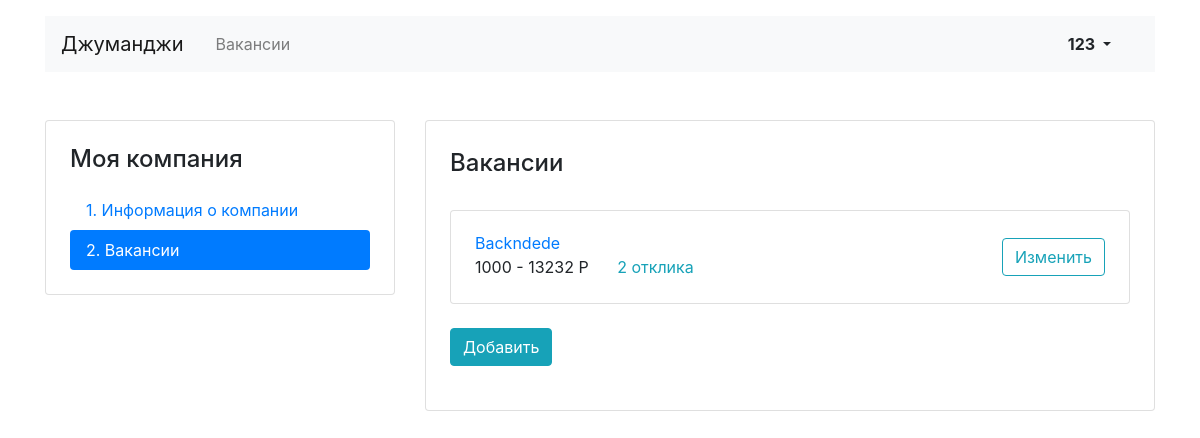
Page /mycompany/vacancies (signed in) on the committed database.
### job_app/models.py (models this page shows, shortened)
class Vacancy(models.Model):
    title = models.CharField(max_length=64)
    specialty = models.ForeignKey(Specialty, on_delete=models.CASCADE, related_name='vacancies')
    company = models.ForeignKey(Company, on_delete=models.CASCADE, related_name='vacancies')
    skills = models.CharField(max_length=300)
    text = models.TextField()
    salary_min = models.IntegerField()
    salary_max = models.IntegerField()
    published_at = models.DateField(auto_now_add=True)

### job_app/views.py (the view)
# urls.py: path('mycompany/vacancies', CompanyVacancies.as_view(), name='company_vacancies'),
class CompanyVacancies(ListView):
    paginate_by = CARDS_ON_PAGE
    model = Vacancy
    template_name = 'job_app/vacancy-list.html'
    def get_queryset(self):
        company_vacancies = (self.model.objects
                             .filter(company=self.request.user.company)
                             .order_by('-published_at'))
        return company_vacancies

### job_app/context_processor.py (called while the page is built)
def default_data(request):
    return {
        'title': data.title,
        'subtitle': data.subtitle,
        'back': data.back,
        'next': data.next_step,
        'home': data.home,
    }

### job_app/templatetags/ru_pluralize.py (called while the page is built)
@register.filter
def ru_pluralize(number: Union[int, str], arg: str = 'дурак,дурака,дураков'):
    nominative_singular, genitive_singular, genitive_plural = arg.split(",")
    number = abs(int(number))
    if 10 <= number % 100 <= 20:
        return f'{number} {genitive_plural}'
    if number % 10 == 1:
        return f'{number} {nominative_singular}'
    if 2 <= number % 10 <= 4:
        return f'{number} {genitive_singular}'
    return f'{number} {genitive_plural}'

### job_app/templates/job_app/vacancy-list.html
{% extends 'job_app/base.html' %}
{% load ru_pluralize %}
{% block container %}
  <main class="container mt-3 pb-5">
    <div class="row mt-5">
      {% include 'job_app/company_left_menu.html' %}
      <div class="col-12 col-lg-8">
        <div class="card">
          <div class="card-body px-4 pb-4">
            <section class="tab-pane fade show active">
              <h2 class="h4 pt-2 pb-3">Вакансии</h2>
              {% for vacancy in page_obj %}
                  <div class="card mt-3">
                    <div class="card-body px-4">
                      <div class="row align-items-center">
                        <div class="col-6 col-lg-8">
                          <a href="{% url 'vacancy' vacancy.id %}" class="mb-1">{{ vacancy.title }}</a>
                          <p class="mb-1">
                            <span class="mr-4">{{ vacancy.salary_min }} - {{ vacancy.salary_max }} Р</span>
                              <a href="{% url 'company_vacancy_edit' vacancy.id %}#applications" class="text-info">
                                  {{ vacancy.applications.count|ru_pluralize:"отклик, отклика, откликов" }}</a>
                          </p>
                        </div>
                        <div class="col-6 col-lg-4 text-right">
                          <a href="{% url 'company_vacancy_edit' vacancy.id %}" class="btn btn-outline-info">Изменить</a>
                        </div>
                      </div>
                    </div>
                  </div>
              {% endfor %}
              <a href="{% url 'company_vacancy_create' %}" class="btn btn-info mt-4">Добавить</a>
            </section>
          {% include 'job_app/pagination.html' %}
          </div>
        </div>
      </div>
    </div>
  </main>
{% endblock %}

### job_app/templates/job_app/base.html (shortened to what this page needs)
<!DOCTYPE html>
<html lang="ru">
<head>
  <link rel="stylesheet" href="https://stackpath.bootstrapcdn.com/bootstrap/4.3.1/css/bootstrap.min.css">
</head>
<body>
  <header class="container mt-3">
    <nav class="navbar navbar-expand-lg navbar-light bg-light">
      <a class="navbar-brand mr-4" href="{% url 'home' %}">{{ title }}</a>
      <div class="collapse navbar-collapse justify-content-between" id="navbarNav">
        <ul class="navbar-nav col-10">
          <li class="nav-item">
            <a class="nav-link" href="{% url 'vacancies' %}">{{ subtitle }}</a>
          </li>
        </ul>
      <ul class="navbar-nav col-2 justify-content-end">
          <li class="nav-item active">
              {% if user.is_authenticated %}
                <div class="btn-group">
                  <button type="button" class="btn dropdown-toggle font-weight-bold" data-toggle="dropdown" aria-haspopup="true" aria-expanded="false">
                    {{ user.username }}
                  </button>
                </div>
              {% else %}
                 <a href="{% url 'login' %}" class="nav-link font-weight-bold">Вход</a>
              {% endif %}
         </li>
       </ul>
      </div>
    </nav>
  </header>
{% block container %} {% endblock %}
</body>
</html>

### rows in the picture
Vacancy: title "Backndede", salary_min "1000", salary_max "13232", applications.count|ru_pluralize "2 отклика"

### other values in the picture
{{ title }} "Джуманджи"
{{ subtitle }} "Вакансии"
{{ user.username }} "123"
